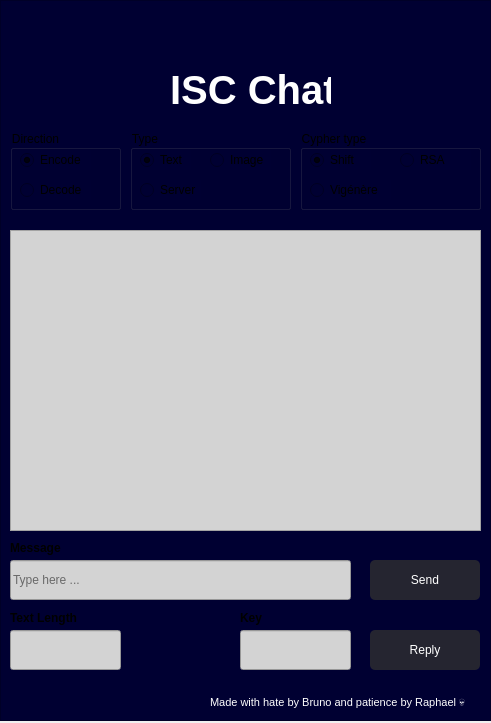
<?xml version="1.0" encoding="UTF-8"?>
<ui version="4.0">
 <class>Form</class>
 <widget class="QWidget" name="Form">
  <property name="geometry">
   <rect>
    <x>0</x>
    <y>0</y>
    <width>491</width>
    <height>723</height>
   </rect>
  </property>
  <property name="minimumSize">
   <size>
    <width>491</width>
    <height>661</height>
   </size>
  </property>
  <property name="windowTitle">
   <string>Form</string>
  </property>
  <widget class="QFrame" name="frame">
   <property name="geometry">
    <rect>
     <x>0</x>
     <y>0</y>
     <width>491</width>
     <height>721</height>
    </rect>
   </property>
   <property name="minimumSize">
    <size>
     <width>0</width>
     <height>0</height>
    </size>
   </property>
   <property name="maximumSize">
    <size>
     <width>16777215</width>
     <height>16777215</height>
    </size>
   </property>
   <property name="styleSheet">
    <string notr="true">background-color: rgb(0, 0, 50);  /* Light gray */
</string>
   </property>
   <property name="frameShape">
    <enum>QFrame::Shape::StyledPanel</enum>
   </property>
   <property name="frameShadow">
    <enum>QFrame::Shadow::Raised</enum>
   </property>
   <widget class="QPushButton" name="sendButton">
    <property name="geometry">
     <rect>
      <x>370</x>
      <y>560</y>
      <width>110</width>
      <height>40</height>
     </rect>
    </property>
    <property name="styleSheet">
     <string notr="true">color: rgb(255, 255, 255);
background-color: rgba(47, 47, 47,200);
border: none;
border-radius: 5px;
font: 14pt &quot;Arial&quot;;</string>
    </property>
    <property name="text">
     <string>Send</string>
    </property>
   </widget>
   <widget class="QLabel" name="title">
    <property name="geometry">
     <rect>
      <x>170</x>
      <y>65</y>
      <width>161</width>
      <height>51</height>
     </rect>
    </property>
    <property name="font">
     <font>
      <pointsize>30</pointsize>
     </font>
    </property>
    <property name="cursor">
     <cursorShape>ArrowCursor</cursorShape>
    </property>
    <property name="text">
     <string>&lt;html&gt;&lt;head/&gt;&lt;body&gt;&lt;p align=&quot;center&quot;&gt;&lt;span style=&quot; font-weight:700; color:#ffffff;&quot;&gt;ISC Chat&lt;/span&gt;&lt;/p&gt;&lt;/body&gt;&lt;/html&gt;</string>
    </property>
   </widget>
   <widget class="QLabel" name="author">
    <property name="geometry">
     <rect>
      <x>210</x>
      <y>695</y>
      <width>271</width>
      <height>16</height>
     </rect>
    </property>
    <property name="text">
     <string>&lt;html&gt;&lt;head/&gt;&lt;body&gt;&lt;p&gt;&lt;span style=&quot; font-size:8pt; color:#ffffff;&quot;&gt;Made with hate by Bruno and patience by Raphael 💀&lt;/span&gt;&lt;/p&gt;&lt;/body&gt;&lt;/html&gt;</string>
    </property>
   </widget>
   <widget class="QLineEdit" name="messageField">
    <property name="geometry">
     <rect>
      <x>10</x>
      <y>560</y>
      <width>341</width>
      <height>40</height>
     </rect>
    </property>
    <property name="styleSheet">
     <string notr="true">background-color: lightgray;
    color: black; /* Optional: to set text color */</string>
    </property>
    <property name="placeholderText">
     <string>Type here ...</string>
    </property>
   </widget>
   <widget class="QGroupBox" name="groupBox">
    <property name="geometry">
     <rect>
      <x>10</x>
      <y>130</y>
      <width>111</width>
      <height>80</height>
     </rect>
    </property>
    <property name="title">
     <string>Direction</string>
    </property>
    <widget class="QRadioButton" name="encodeRadioButton">
     <property name="geometry">
      <rect>
       <x>10</x>
       <y>20</y>
       <width>71</width>
       <height>20</height>
      </rect>
     </property>
     <property name="text">
      <string>Encode</string>
     </property>
     <property name="checked">
      <bool>true</bool>
     </property>
     <property name="autoExclusive">
      <bool>true</bool>
     </property>
     <attribute name="buttonGroup">
      <string notr="true">direction</string>
     </attribute>
    </widget>
    <widget class="QRadioButton" name="decodeRadioButton">
     <property name="geometry">
      <rect>
       <x>10</x>
       <y>50</y>
       <width>71</width>
       <height>20</height>
      </rect>
     </property>
     <property name="text">
      <string>Decode</string>
     </property>
     <attribute name="buttonGroup">
      <string notr="true">direction</string>
     </attribute>
    </widget>
   </widget>
   <widget class="QGroupBox" name="groupBox_2">
    <property name="geometry">
     <rect>
      <x>130</x>
      <y>130</y>
      <width>161</width>
      <height>80</height>
     </rect>
    </property>
    <property name="title">
     <string>Type</string>
    </property>
    <widget class="QRadioButton" name="textRadioButton">
     <property name="geometry">
      <rect>
       <x>10</x>
       <y>20</y>
       <width>51</width>
       <height>20</height>
      </rect>
     </property>
     <property name="text">
      <string>Text</string>
     </property>
     <property name="checked">
      <bool>true</bool>
     </property>
     <attribute name="buttonGroup">
      <string notr="true">type</string>
     </attribute>
    </widget>
    <widget class="QRadioButton" name="serverRadioButton">
     <property name="geometry">
      <rect>
       <x>10</x>
       <y>50</y>
       <width>61</width>
       <height>20</height>
      </rect>
     </property>
     <property name="text">
      <string>Server</string>
     </property>
     <attribute name="buttonGroup">
      <string notr="true">type</string>
     </attribute>
    </widget>
    <widget class="QRadioButton" name="imageRadioButton">
     <property name="geometry">
      <rect>
       <x>80</x>
       <y>20</y>
       <width>61</width>
       <height>20</height>
      </rect>
     </property>
     <property name="text">
      <string>Image</string>
     </property>
     <attribute name="buttonGroup">
      <string notr="true">type</string>
     </attribute>
    </widget>
   </widget>
   <widget class="QGroupBox" name="groupBox_3">
    <property name="geometry">
     <rect>
      <x>300</x>
      <y>130</y>
      <width>181</width>
      <height>80</height>
     </rect>
    </property>
    <property name="title">
     <string>Cypher type</string>
    </property>
    <widget class="QRadioButton" name="shiftRadioButton">
     <property name="geometry">
      <rect>
       <x>10</x>
       <y>20</y>
       <width>61</width>
       <height>20</height>
      </rect>
     </property>
     <property name="text">
      <string>Shift</string>
     </property>
     <property name="checked">
      <bool>true</bool>
     </property>
     <attribute name="buttonGroup">
      <string notr="true">cypherType</string>
     </attribute>
    </widget>
    <widget class="QRadioButton" name="vigenereRadioButton">
     <property name="geometry">
      <rect>
       <x>10</x>
       <y>50</y>
       <width>81</width>
       <height>20</height>
      </rect>
     </property>
     <property name="text">
      <string>Vigénère</string>
     </property>
     <attribute name="buttonGroup">
      <string notr="true">cypherType</string>
     </attribute>
    </widget>
    <widget class="QRadioButton" name="rsaRadioButton">
     <property name="geometry">
      <rect>
       <x>100</x>
       <y>20</y>
       <width>71</width>
       <height>20</height>
      </rect>
     </property>
     <property name="text">
      <string>RSA</string>
     </property>
     <attribute name="buttonGroup">
      <string notr="true">cypherType</string>
     </attribute>
    </widget>
   </widget>
   <widget class="QLineEdit" name="text_LenField">
    <property name="geometry">
     <rect>
      <x>10</x>
      <y>630</y>
      <width>111</width>
      <height>40</height>
     </rect>
    </property>
    <property name="styleSheet">
     <string notr="true">background-color: lightgray;
    color: black; /* Optional: to set text color */</string>
    </property>
    <property name="placeholderText">
     <string/>
    </property>
   </widget>
   <widget class="QLabel" name="label">
    <property name="geometry">
     <rect>
      <x>10</x>
      <y>610</y>
      <width>91</width>
      <height>16</height>
     </rect>
    </property>
    <property name="font">
     <font>
      <bold>true</bold>
     </font>
    </property>
    <property name="text">
     <string>Text Length</string>
    </property>
   </widget>
   <widget class="QLabel" name="label_2">
    <property name="geometry">
     <rect>
      <x>240</x>
      <y>610</y>
      <width>49</width>
      <height>16</height>
     </rect>
    </property>
    <property name="font">
     <font>
      <bold>true</bold>
     </font>
    </property>
    <property name="text">
     <string>Key</string>
    </property>
   </widget>
   <widget class="QLabel" name="label_3">
    <property name="geometry">
     <rect>
      <x>10</x>
      <y>540</y>
      <width>91</width>
      <height>16</height>
     </rect>
    </property>
    <property name="font">
     <font>
      <bold>true</bold>
     </font>
    </property>
    <property name="text">
     <string>Message</string>
    </property>
   </widget>
   <widget class="QPushButton" name="replyButton">
    <property name="geometry">
     <rect>
      <x>370</x>
      <y>630</y>
      <width>110</width>
      <height>40</height>
     </rect>
    </property>
    <property name="autoFillBackground">
     <bool>false</bool>
    </property>
    <property name="styleSheet">
     <string notr="true">color: rgb(255, 255, 255);
background-color: rgba(47, 47, 47,200);
border: none;
border-radius: 5px;
font: 14pt &quot;Arial&quot;;</string>
    </property>
    <property name="text">
     <string>Reply</string>
    </property>
   </widget>
   <widget class="QLineEdit" name="keyField">
    <property name="geometry">
     <rect>
      <x>240</x>
      <y>630</y>
      <width>111</width>
      <height>40</height>
     </rect>
    </property>
    <property name="styleSheet">
     <string notr="true">background-color: lightgray;
    color: black; /* Optional: to set text color */</string>
    </property>
    <property name="placeholderText">
     <string/>
    </property>
    <property name="clearButtonEnabled">
     <bool>false</bool>
    </property>
   </widget>
   <widget class="QTextEdit" name="sendandrec">
    <property name="geometry">
     <rect>
      <x>10</x>
      <y>230</y>
      <width>471</width>
      <height>301</height>
     </rect>
    </property>
    <property name="tabletTracking">
     <bool>false</bool>
    </property>
    <property name="styleSheet">
     <string notr="true">background-color: lightgray;
    color: black; /* Optional: to set text color */</string>
    </property>
   </widget>
   <widget class="QLabel" name="isc_logo">
    <property name="geometry">
     <rect>
      <x>10</x>
      <y>10</y>
      <width>201</width>
      <height>51</height>
     </rect>
    </property>
    <property name="autoFillBackground">
     <bool>false</bool>
    </property>
    <property name="text">
     <string/>
    </property>
    <property name="pixmap">
     <pixmap>../Documents/ISC/02 - ISC - Semestre 2 - Aulas em curso/Semana 05 - de 17 a 21 de Março/Cryptographie et Sécurité/Labo 24-03-2025/ISC_ChatClient - Raphael/src/views/isc_logook.jpg</pixmap>
    </property>
    <property name="scaledContents">
     <bool>true</bool>
    </property>
   </widget>
   <zorder>sendandrec</zorder>
   <zorder>sendButton</zorder>
   <zorder>title</zorder>
   <zorder>author</zorder>
   <zorder>messageField</zorder>
   <zorder>groupBox</zorder>
   <zorder>groupBox_2</zorder>
   <zorder>groupBox_3</zorder>
   <zorder>text_LenField</zorder>
   <zorder>label</zorder>
   <zorder>label_2</zorder>
   <zorder>label_3</zorder>
   <zorder>replyButton</zorder>
   <zorder>keyField</zorder>
   <zorder>isc_logo</zorder>
  </widget>
 </widget>
 <resources/>
 <connections/>
 <buttongroups>
  <buttongroup name="type"/>
  <buttongroup name="cypherType"/>
  <buttongroup name="direction"/>
 </buttongroups>
</ui>
